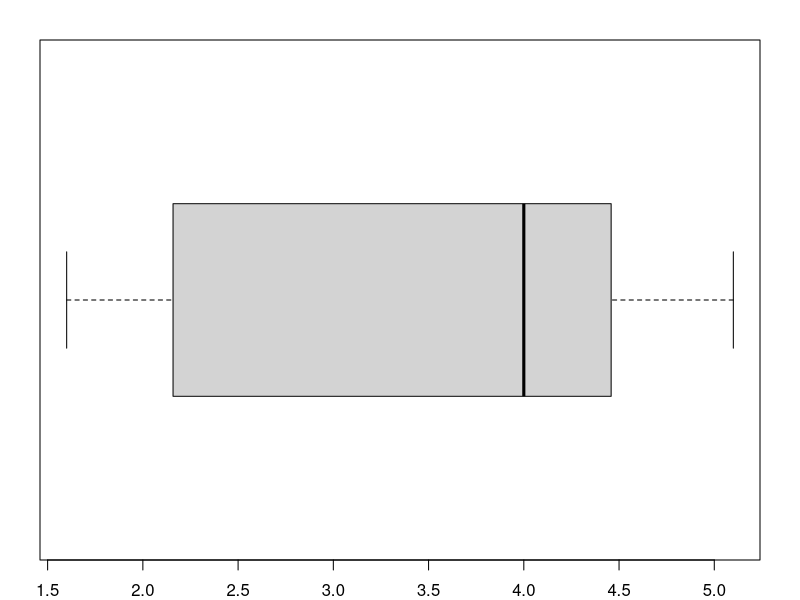
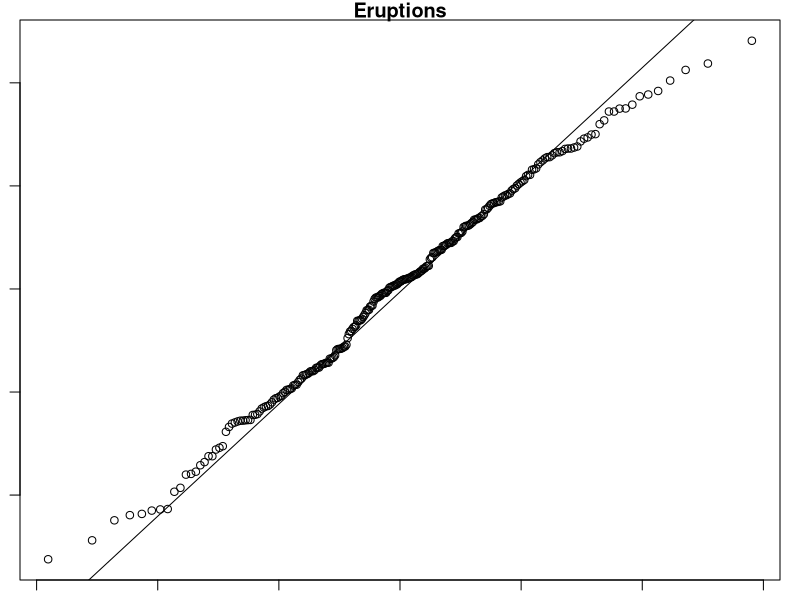

Write R code to recreate these figures, in order.
#reference-http://www.r-tutor.com/elementary-statistics
rm(list=ls())
#Statistics on qualitative data
library(MASS)
head(painters)
str(painters)

#apply the table function to compute the frequency distribution of a variable
sch_freq=table(painters$School)
sch_freq
sort(sch_freq,decreasing = TRUE)   #mode

str(painters)

cbind(sch_freq)

#relative frequency=frequency/samplesize
samplesize=nrow(painters)
sch_relfreq=sch_freq/samplesize
sch_relfreq

cbind(sch_relfreq)

#to find the mean composition of a school
sch=painters$School
c_sch=sch=="C"
head(sch)  
head(c_sch)
c_painters=painters[c_sch,]
head(c_painters)
str(c_painters)

mean(c_painters$Composition)

#using dplyr package
library(dplyr)
painters %>%
  filter(School=='C')%>%
  summarize(mn=mean(Composition))


old=options(digits=2)
#use tapply to find mean composition of all schools at once
mean_comp=tapply(painters$Composition,painters$School,mean)
mean_comp

#using dplyr package
painters %>%
  group_by(School)%>%
  summarize(mn=mean(Composition))


#finding which school has the maximum mean composition
max(mean_comp)
which.max(mean_comp)

#using dplyr package
painters %>%
          group_by(School)%>%
          summarise(mn=mean(Composition))%>%
          arrange(desc(mn))%>%
          head(1)



#Find the percentage of painters whose color score is equal to or above 14.
str(painters)
cl_score=painters$Colour>=14
head(cl_score)

tot=nrow(painters)
painter_clscore=painters[cl_score,]  #boolean indexing
sz=nrow(painter_clscore)
per_painter=(sz/tot)*100
per_painter

#using dplyr package
c14 <- painters %>%
  filter(Colour>=14)
c14perr <- nrow(c14)/nrow(painters)*100  
c14perr


#Statistics on quantitative data
head(faithful)

#find the range of values in eruptions
duration=faithful$eruptions
range(duration)

#create a sequence of equal distance break points
breaks=seq(1.5,5.5,by=0.5)
breaks

#Classify the eruption durations according to the half-unit-length sub-intervals with cut.
duration_cut=cut(duration,breaks,right=FALSE)
duration_cut
head(duration,2)

duration_freq=table(duration_cut)
duration_freq
max(duration_freq)
which.max(duration_freq)

#par(mar=c(2,2,2,2))
#hist(duration,right=FALSE)

#compute relative frequency
duration_relfreq=duration_freq/nrow(faithful)
duration_relfreq
cbind(duration_freq,duration_relfreq)

#compute cumulative frequency
duration_cumfreq=cumsum(duration_freq)
cbind(duration_cumfreq)

#compute cumulative relative frequency
duration_cumrel_freq=duration_cumfreq/nrow(faithful)
cbind(duration_cumfreq,duration_cumrel_freq)

#statistics for numerical variable - Descriptive statistics
#central tendency,  measure of spread
mean_erup=mean(duration)
mean_erup

med_erup=median(duration)
med_erup

quantile_erup=quantile(duration)
quantile_erup

percentile_erup=quantile(duration, c(.32,.57,.98))
percentile_erup

rangediff_erup=max(duration)-min(duration)
rangediff_erup

IQR_erup=IQR(duration)  #Q3-Q1
IQR_erup

par(mar=c(2,2,2,2))
boxplot(duration,horizontal=TRUE)

var_erup=var(duration)
var_erup

sd_erup=sd(duration)
sd_erup

waiting=faithful$waiting
cov(duration,waiting)

cor(duration,waiting)
erup.lm <- lm(eruptions ~ waiting, data=faithful)
resid <- rstandard(erup.lm)
#resid
par("mar")
par(mar=c(1,1,1,1))
qqnorm(resid,main='Eruptions',xlab="normal score",ylab="std. residuals")
qqline(resid)


library(e1071)
moment(duration,order=3, center=TRUE)
skewness(duration)
kurtosis(duration)


#descriptive statistics
summary(painters)

#descriptive statistics by group
by(painters,painters$School,summary)

